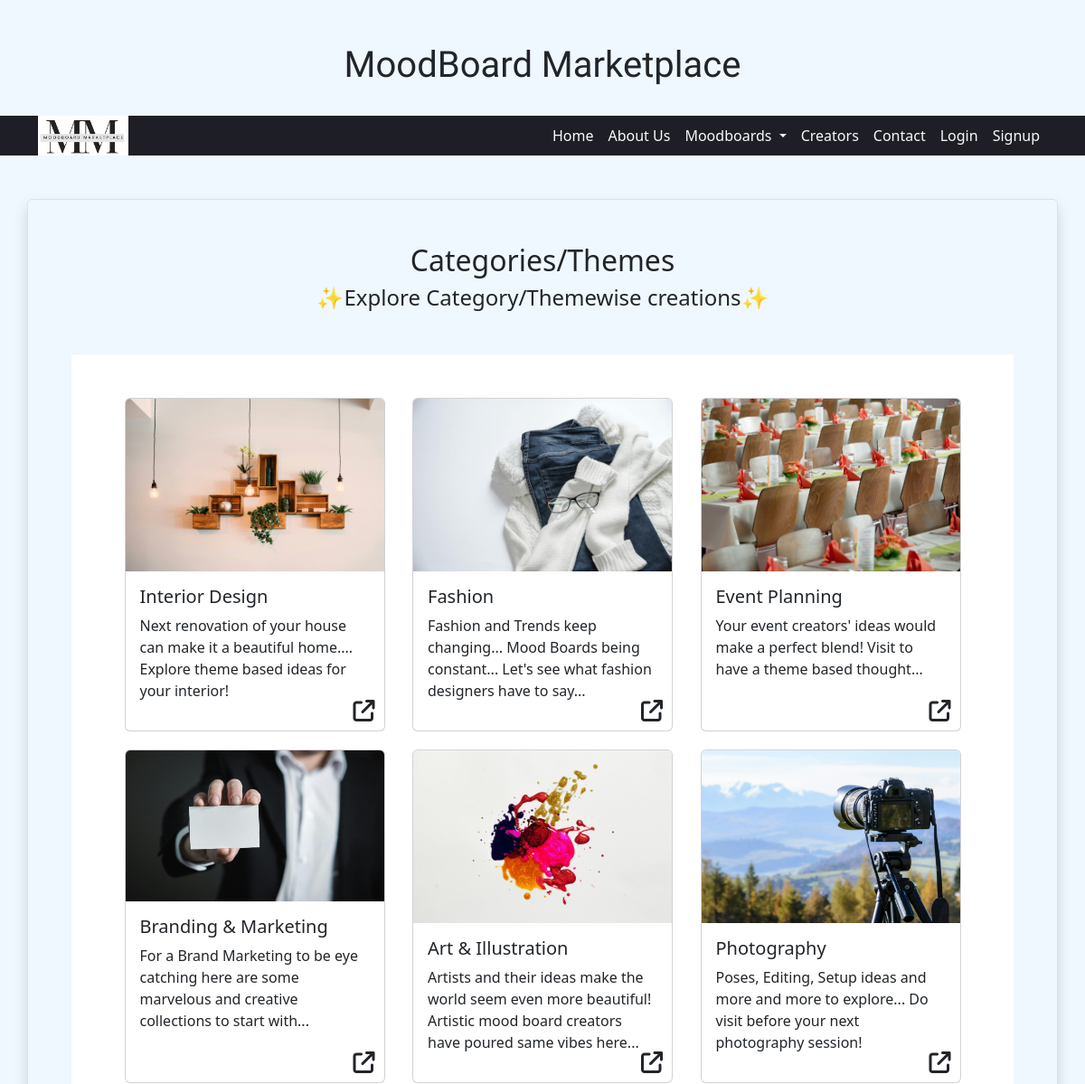
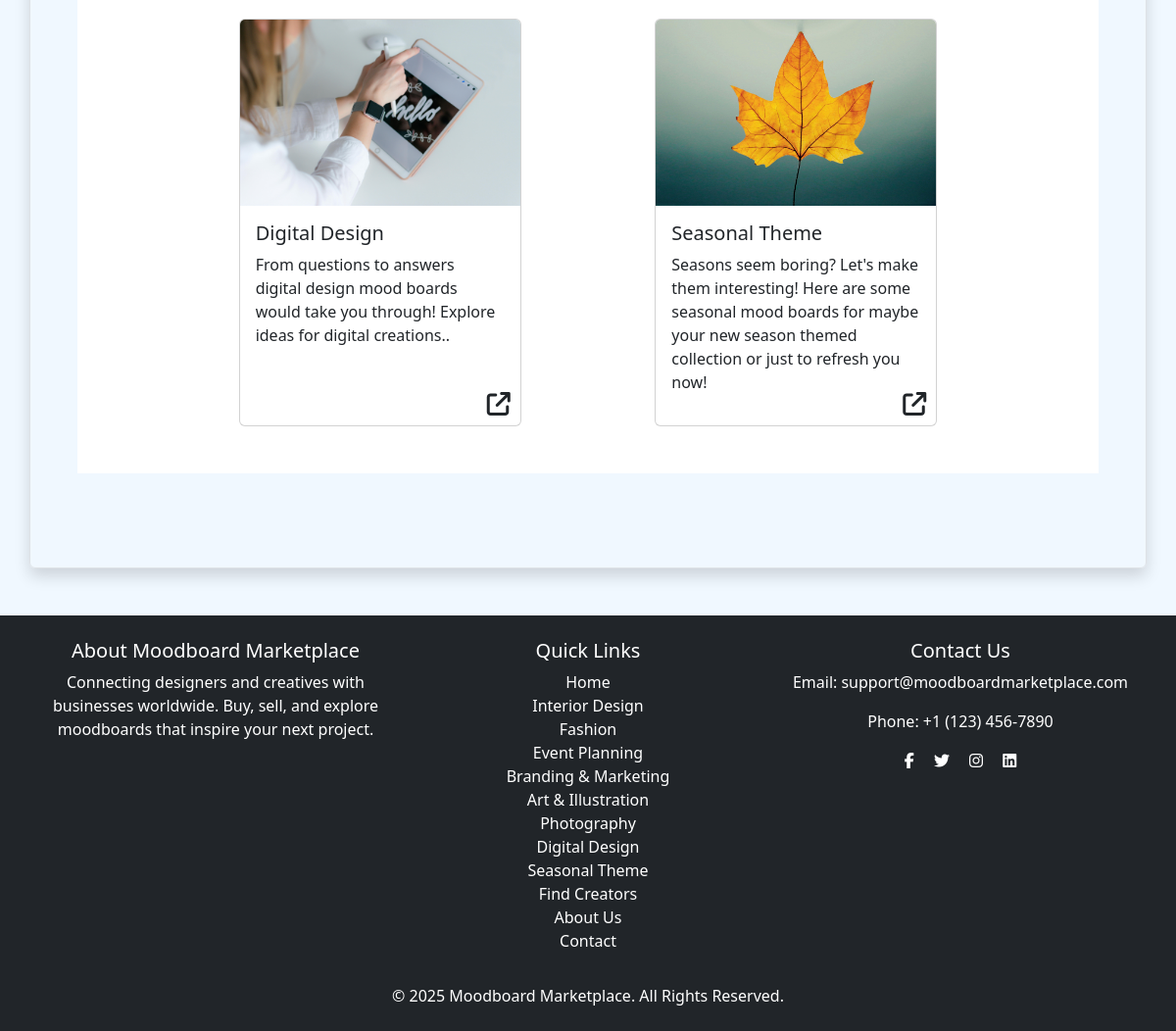
The app's page /moodboards/categories/ with its own data (2 pictures, top to bottom).
### moodboards/models.py (models this page shows, shortened)
class Category(models.Model):
	name = models.CharField(max_length=100,unique=True)
	image = models.ImageField(upload_to='category_images/', blank=True, null=True)
	description = models.TextField()

### moodboards/views.py (the view)
# urls.py: path('moodboards/categories/',categories_list,name='categories'),
def categories_list(request):
    categories = Category.objects.all()
    return render(request,'moodboards/categories_list.html',{'categories':categories})

### moodboards/context_processors.py (called while the page is built)
def categories_context(request):
    return {
        'categories': Category.objects.all()  # Fetch all categories globally
    }

### templates/moodboards/categories_list.html (shortened to what this page needs)
{% extends 'moodboards/base.html' %}
{% block content %}
<div class="container  p-5 my-5 border rounded shadow">
    <h2 class="text-center">Categories/Themes</h2>
    <h4 class="text-center">✨Explore Category/Themewise creations✨</h4>
   <div class="categories container d-flex flex-row flex-wrap justify-content-evenly mt-5 mb-5 p-5">
    {% for category in categories %}
        <div class="card" style="width: 18rem;">
            <img class="card-img-top" src="{{ category.image.url }}" alt="{{ category.name }}">
            <div class="card-body">
              <h5 class="card-title">{{ category.name }}</h5>
              <p class="card-text">{{ category.description }}</p>
              <i class="categories-more fa-solid fa-arrow-up-right-from-square"
              onclick="location.href='{% url 'moodboard_list' category.id %}'"> </i>
            </div>
          </div>
    {% empty %}
        <p>No categories available yet.</p>
    {% endfor %}
   </div>
</div>
{% endblock %}

### templates/moodboards/base.html (shortened to what this page needs)
<!DOCTYPE html>
<html lang="en">
<head>
    <link rel="stylesheet" href="https://cdnjs.cloudflare.com/ajax/libs/font-awesome/6.7.2/css/all.min.css" />
    {% load static %}
    <link rel="stylesheet" href="{% static 'bootstrap/css/bootstrap.min.css' %}">
    <link rel="stylesheet" href="{% static 'css/style.css' %}">
</head>
<body class="d-flex flex-column min-vh-100">
    <header>
        <h1 class="title text-center mt-5">MoodBoard Marketplace</h1>
        <nav class="navbar navbar-expand-lg navbar-dark bg-dark sticky-top">
            <div class="container">
                <a class="navbar-brand" href="#">
                    <img src="{% static 'images/logo.png' %}" alt="MoodBoard Marketplace">
                </a>
                <div class="collapse navbar-collapse" id="navbarNav">
                    <ul class="navbar-nav ms-auto">
                        <li class="nav-item"><a class="nav-link active" href="{% url 'home' %}">Home</a></li>
                        <li class="nav-item"><a class="nav-link" href="{% url 'about' %}">About Us</a></li>
                        <li class="nav-item dropdown">
                            <a class="nav-link dropdown-toggle" href="#" id="moodboardDropdown" role="button" data-bs-toggle="dropdown">
                                Moodboards
                            </a>
                        </li>
                        <li class="nav-item"><a class="nav-link" href="{% url 'creators' %}">Creators</a></li>
                        <li class="nav-item"><a class="nav-link" href="{% url 'contact' %}">Contact</a></li>
                        {% if user.is_authenticated %}
                        	<li class="nav-item"><a class="nav-link" href="{% url 'dashboard' %}">Dashboard</a></li>
    				<li class="nav-item"><a class="nav-link" href="{% url 'logout' %}">Logout</a></li>
			{% else %}
    				<li class="nav-item"><a class="nav-link" href="{% url 'login' %}">Login</a></li>
    				<li class="nav-item"><a class="nav-link" href="{% url 'register' %}">Signup</a></li>
{% endif %}
                    </ul>
                </div>
            </div>
        </nav>
    </header>
    <main class="flex-grow-1">
        {% block content %}
        {% endblock %}
    </main>
<footer class="footer mt-auto py-4 bg-dark text-white">
    <div class="container text-center">
        <div class="row">
            <div class="col-md-4">
                <h5>About Moodboard Marketplace</h5>
                <p>Connecting designers and creatives with businesses worldwide. Buy, sell, and explore moodboards that inspire your next project.</p>
            </div>
            <div class="col-md-4">
                <h5>Quick Links</h5>
                <ul class="list-unstyled">
                    <li><a href="{% url 'home' %}" class="quick-link text-white text-decoration-none">Home</a></li>
                     {% for category in categories %}
            <li><a href="{% url 'moodboard_list' category.id %}" class="quick-link text-white text-decoration-none">{{ category.name }}</a></li>
        {% endfor %}
                    <li><a href="{% url 'creators' %}" class="quick-link text-white text-decoration-none">Find Creators</a></li>
                    <li><a href="{% url 'about' %}" class="quick-link text-white text-decoration-none">About Us</a></li>
                    <li><a href="{% url 'contact' %}" class="quick-link text-white text-decoration-none">Contact</a></li>
                </ul>
            </div>
            <div class="col-md-4">
                <h5>Contact Us</h5>
                <p>Email: support@moodboardmarketplace.com</p>
                <p>Phone: +1 (123) 456-7890</p>
                <div class="social-icons">
                    <a href="#" class="text-white me-3"><i class="fab fa-facebook-f"></i></a>
                    <a href="#" class="text-white me-3"><i class="fab fa-twitter"></i></a>
                    <a href="#" class="text-white me-3"><i class="fab fa-instagram"></i></a>
                    <a href="#" class="text-white"><i class="fab fa-linkedin"></i></a>
                </div>
            </div>
        </div>
        <div class="mt-3">
            <p class="mb-0">&copy; 2025 Moodboard Marketplace. All Rights Reserved.</p>
        </div>
    </div>
</footer>
</body>
</html>

### moodboards/static/css/style.css (style rules this page uses)
body { background-color: aliceblue; }
.title { font-family: "Caprasimo"; text-align: center; margin:2rem; }
.navbar { background-color: #1E1F26 !important; padding:0; }
.navbar-brand { height:100%; padding:0; }
.navbar-brand img { width:100px; max-height:4rem; }
.navbar a { color: #F8F9FA !important; }
.designers-more,.categories-more { position: absolute; bottom: 10px; right: 10px; font-size: 1.5rem; transition: all 0.2s ease-in-out; }
.designers-more::after,.categories-more::after { content: "Explore more"; position: absolute; bottom: -30px; left: 50%; transform: translateX(-50%); background-color: rgba(0, 0, 0, 0.8); color: white; padding: 5px 10px; border-radius: 5px; font-size: 0.5rem; white-space: nowrap; opacity: 0; transition: opacity 0.3s ease-in-out; pointer-events: none; }
.categories { gap: 20px; background-color:white; position:relative; }
footer { background-color: #003366; color: white; text-align: center; padding: 20px; }

### records on screen
Category: image (picture), name "Interior Design", description "Next renovation of your house can make it a beautiful home.... Explore theme based ideas for your interior!"
Category: image (picture), name "Fashion", description "Fashion and Trends keep changing... Mood Boards being constant... Let's see what fashion designers have to say..."
Category: image (picture), name "Event Planning", description "Your event creators' ideas would make a perfect blend! Visit to have a theme based thought..."
Category: image (picture), name "Branding & Marketing", description "For a Brand Marketing to be eye catching here are some marvelous and creative collections to start with..."
Category: image (picture), name "Art & Illustration", description "Artists and their ideas make the world seem even more beautiful! Artistic mood board creators have poured same vibes here..."
Category: image (picture), name "Photography", description "Poses, Editing, Setup ideas and more and more to explore... Do visit before your next photography session!"
Category: image (picture), name "Digital Design", description "From questions to answers digital design mood boards would take you through! Explore ideas for digital creations.."
Category: image (picture), name "Seasonal Theme", description "Seasons seem boring? Let's make them interesting! Here are some seasonal mood boards for maybe your new season themed collection or just to refresh you now!"
